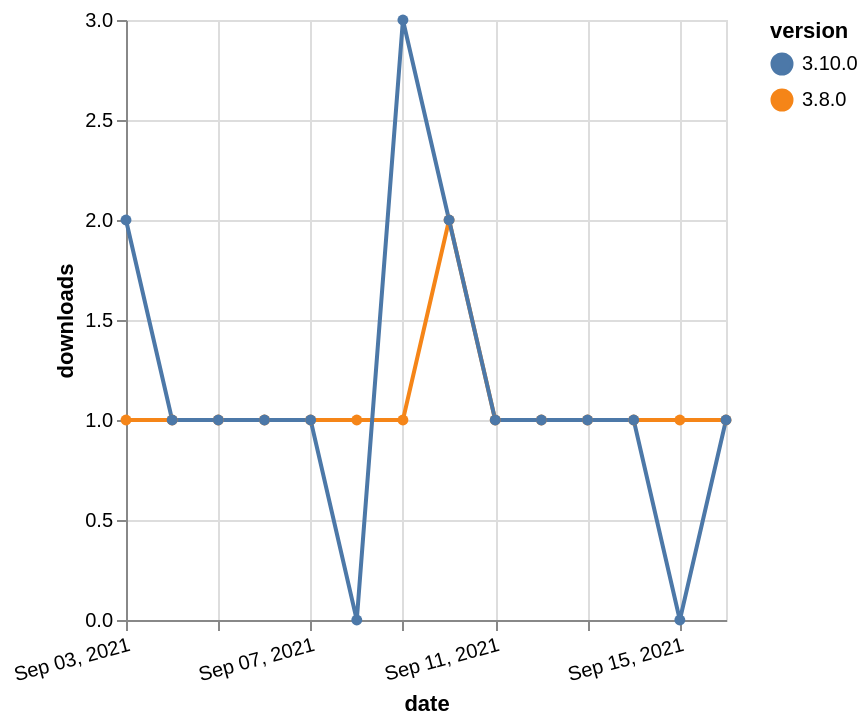

This figure's Vega-Lite source:
### Vega-Lite specification from a JSON file in a GitHub repository (floating-point values rounded to 4 significant figures)
{"$schema": "https://vega.github.io/schema/vega-lite/v5.json", "description": "A simple bar chart with embedded data.", "data": {"values": [{"date": "2021-09-03", "total": 314, "delta": 1, "version": "3.8.0"}, {"date": "2021-09-04", "total": 315, "delta": 1, "version": "3.8.0"}, {"date": "2021-09-05", "total": 316, "delta": 1, "version": "3.8.0"}, {"date": "2021-09-06", "total": 317, "delta": 1, "version": "3.8.0"}, {"date": "2021-09-07", "total": 318, "delta": 1, "version": "3.8.0"}, {"date": "2021-09-08", "total": 319, "delta": 1, "version": "3.8.0"}, {"date": "2021-09-09", "total": 320, "delta": 1, "version": "3.8.0"}, {"date": "2021-09-10", "total": 322, "delta": 2, "version": "3.8.0"}, {"date": "2021-09-11", "total": 323, "delta": 1, "version": "3.8.0"}, {"date": "2021-09-12", "total": 324, "delta": 1, "version": "3.8.0"}, {"date": "2021-09-13", "total": 325, "delta": 1, "version": "3.8.0"}, {"date": "2021-09-14", "total": 326, "delta": 1, "version": "3.8.0"}, {"date": "2021-09-15", "total": 327, "delta": 1, "version": "3.8.0"}, {"date": "2021-09-16", "total": 328, "delta": 1, "version": "3.8.0"}, {"date": "2021-09-03", "total": 217, "delta": 2, "version": "3.10.0"}, {"date": "2021-09-04", "total": 218, "delta": 1, "version": "3.10.0"}, {"date": "2021-09-05", "total": 219, "delta": 1, "version": "3.10.0"}, {"date": "2021-09-06", "total": 220, "delta": 1, "version": "3.10.0"}, {"date": "2021-09-07", "total": 221, "delta": 1, "version": "3.10.0"}, {"date": "2021-09-08", "total": 221, "delta": 0, "version": "3.10.0"}, {"date": "2021-09-09", "total": 224, "delta": 3, "version": "3.10.0"}, {"date": "2021-09-10", "total": 226, "delta": 2, "version": "3.10.0"}, {"date": "2021-09-11", "total": 227, "delta": 1, "version": "3.10.0"}, {"date": "2021-09-12", "total": 228, "delta": 1, "version": "3.10.0"}, {"date": "2021-09-13", "total": 229, "delta": 1, "version": "3.10.0"}, {"date": "2021-09-14", "total": 230, "delta": 1, "version": "3.10.0"}, {"date": "2021-09-15", "total": 230, "delta": 0, "version": "3.10.0"}, {"date": "2021-09-16", "total": 231, "delta": 1, "version": "3.10.0"}]}, "width": "container", "mark": {"type": "line", "point": {"filled": true}}, "encoding": {"x": {"field": "date", "type": "temporal", "timeUnit": "yearmonthdate", "title": "date", "axis": {"labelAngle": -15}}, "y": {"field": "delta", "type": "quantitative", "title": "downloads"}, "color": {"field": "version", "type": "nominal"}, "tooltip": {"field": "delta"}}}
